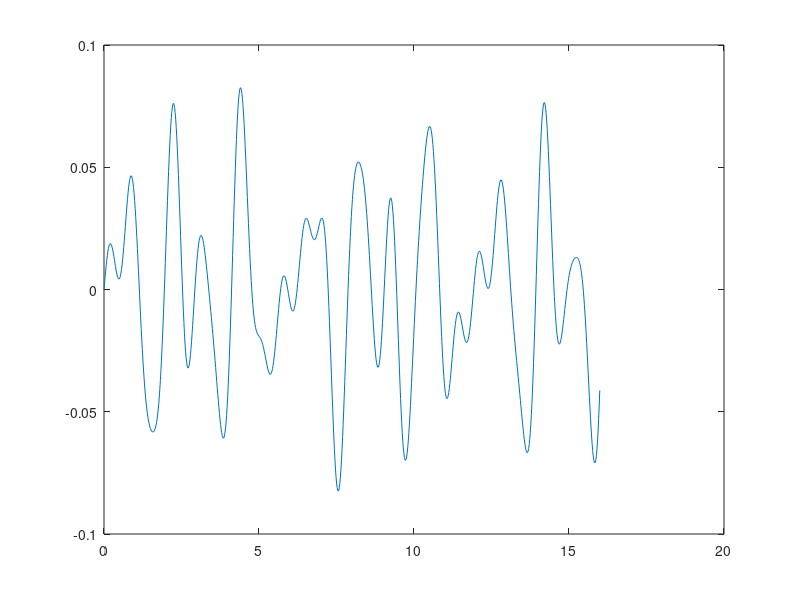

Source code (MATLAB):
%Create random trace to initialise AI learning
close all
clear all
endTime=16
timeStep=1.7652/100;%0.01
delay=0 % Add 0 to end for creating delay data
Umax=0.1
Period=1;
pkg load signal
t=(0.0:timeStep:endTime-delay)';
%addedtime=(endTime-delay+timeStep:timeStep:endTime)';
%U=Umax.*(max(t)/2-abs((max(t)/2-t)))./max(t).*sin(2*pi/Period*t);

%U=Umax.*sin(2*pi/Period*t);
% irregular waves
U=-2*Umax/6*sin(2*pi/Period/1.2*t)+Umax/8*sin(2*pi/Period/0.7*t)+Umax/3*sin(2*pi/Period/2*t)+Umax/6*sin(2*pi/Period/1.*t);
%U=[U; zeros(size(addedtime))];
%t=[t; addedtime];

plot(U);
U=num2cell(U);
t=num2cell(t);
Output=[cell2mat(t),cell2mat(U),zeros(size(cell2mat(U))),zeros(size(cell2mat(U))) ];
plot(cell2mat(t),cell2mat(U))
fid = fopen('Wavemaker.dat', 'w');
fprintf(fid,'%i\n', size(t,1));
fprintf(fid,'(\n')
fprintf(fid,'(%f ( %f %f %f ))\n',Output' )
fprintf(fid,')\n')
fclose(fid)
save('-V7','Initialwavemakerinput.mat','t','U')
